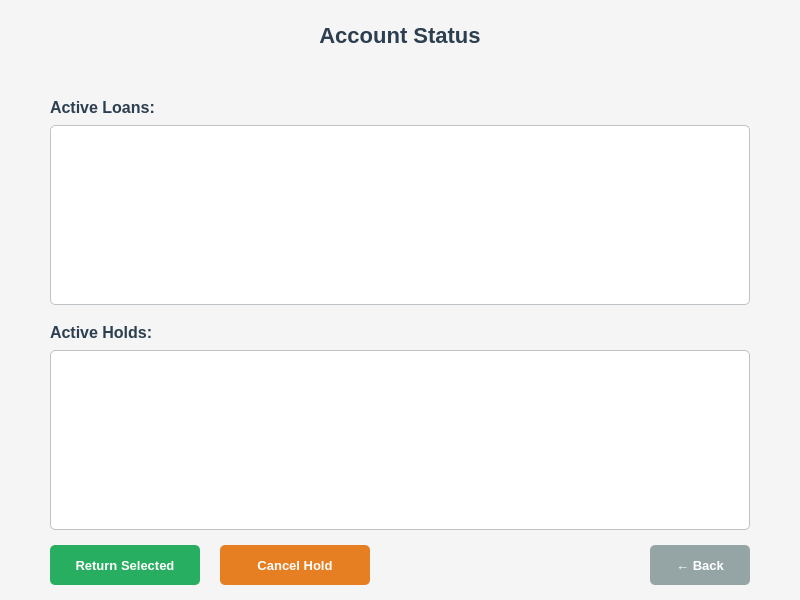
<?xml version="1.0" encoding="UTF-8"?>
<ui version="4.0">
 <class>ViewAccount</class>
 <widget class="QWidget" name="ViewAccount">
  <property name="geometry">
   <rect>
    <x>0</x>
    <y>0</y>
    <width>800</width>
    <height>600</height>
   </rect>
  </property>
  <property name="windowTitle">
   <string>Account Status</string>
  </property>
  <property name="styleSheet">
   <string notr="true">QWidget {
    background-color: #f5f5f5;
}

QLabel#titleLabel {
    font-size: 22px;
    font-weight: bold;
    color: #2c3e50;
}

QLabel#userStatusLabel {
    font-size: 15px;
    color: #34495e;
}

QLabel#loansLabel, QLabel#holdsLabel {
    font-size: 16px;
    font-weight: bold;
    color: #2c3e50;
}

QTableWidget {
    background-color: white;
    border: 1px solid #bdc3c7;
    border-radius: 5px;
    gridline-color: #ecf0f1;
}

QTableWidget::item {
    padding: 5px;
}

QTableWidget::item:selected {
    background-color: #3498db;
    color: white;
}

QHeaderView::section {
    background-color: #34495e;
    color: white;
    padding: 8px;
    border: none;
    font-weight: bold;
}

QPushButton {
    background-color: #3498db;
    color: white;
    border: none;
    border-radius: 5px;
    padding: 10px;
    font-size: 13px;
    font-weight: bold;
}

QPushButton:hover {
    background-color: #2980b9;
}

QPushButton:pressed {
    background-color: #21618c;
}

QPushButton#returnButton {
    background-color: #27ae60;
}

QPushButton#returnButton:hover {
    background-color: #229954;
}

QPushButton#cancelHoldButton {
    background-color: #e67e22;
}

QPushButton#cancelHoldButton:hover {
    background-color: #d35400;
}

QPushButton#backButton {
    background-color: #95a5a6;
}

QPushButton#backButton:hover {
    background-color: #7f8c8d;
}</string>
  </property>
  <widget class="QLabel" name="titleLabel">
   <property name="geometry">
    <rect>
     <x>50</x>
     <y>20</y>
     <width>700</width>
     <height>30</height>
    </rect>
   </property>
   <property name="text">
    <string>Account Status</string>
   </property>
   <property name="alignment">
    <set>Qt::AlignCenter</set>
   </property>
  </widget>
  <widget class="QLabel" name="userStatusLabel">
   <property name="geometry">
    <rect>
     <x>50</x>
     <y>55</y>
     <width>700</width>
     <height>25</height>
    </rect>
   </property>
   <property name="text">
    <string/>
   </property>
   <property name="alignment">
    <set>Qt::AlignCenter</set>
   </property>
  </widget>
  <widget class="QLabel" name="loansLabel">
   <property name="geometry">
    <rect>
     <x>50</x>
     <y>95</y>
     <width>150</width>
     <height>25</height>
    </rect>
   </property>
   <property name="text">
    <string>Active Loans:</string>
   </property>
  </widget>
  <widget class="QTableWidget" name="loansTable">
   <property name="geometry">
    <rect>
     <x>50</x>
     <y>125</y>
     <width>700</width>
     <height>180</height>
    </rect>
   </property>
  </widget>
  <widget class="QLabel" name="holdsLabel">
   <property name="geometry">
    <rect>
     <x>50</x>
     <y>320</y>
     <width>150</width>
     <height>25</height>
    </rect>
   </property>
   <property name="text">
    <string>Active Holds:</string>
   </property>
  </widget>
  <widget class="QTableWidget" name="holdsTable">
   <property name="geometry">
    <rect>
     <x>50</x>
     <y>350</y>
     <width>700</width>
     <height>180</height>
    </rect>
   </property>
  </widget>
  <widget class="QPushButton" name="returnButton">
   <property name="geometry">
    <rect>
     <x>50</x>
     <y>545</y>
     <width>150</width>
     <height>40</height>
    </rect>
   </property>
   <property name="text">
    <string>Return Selected</string>
   </property>
  </widget>
  <widget class="QPushButton" name="cancelHoldButton">
   <property name="geometry">
    <rect>
     <x>220</x>
     <y>545</y>
     <width>150</width>
     <height>40</height>
    </rect>
   </property>
   <property name="text">
    <string>Cancel Hold</string>
   </property>
  </widget>
  <widget class="QPushButton" name="backButton">
   <property name="geometry">
    <rect>
     <x>650</x>
     <y>545</y>
     <width>100</width>
     <height>40</height>
    </rect>
   </property>
   <property name="text">
    <string>← Back</string>
   </property>
  </widget>
 </widget>
 <resources/>
 <connections/>
</ui>
